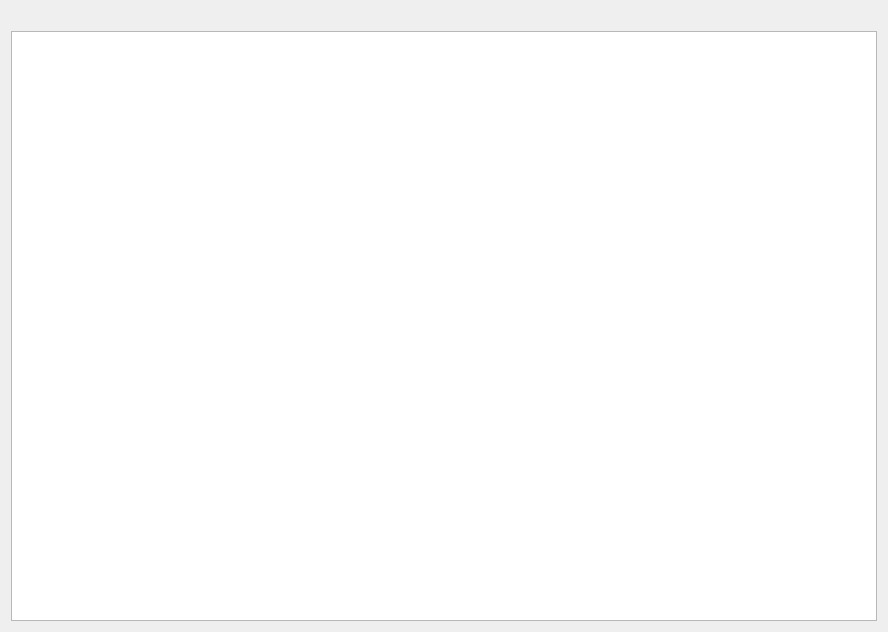
<?xml version="1.0" encoding="UTF-8"?>
<ui version="4.0">
 <class>Form</class>
 <widget class="QWidget" name="Form">
  <property name="geometry">
   <rect>
    <x>0</x>
    <y>0</y>
    <width>888</width>
    <height>632</height>
   </rect>
  </property>
  <property name="windowTitle">
   <string>Form</string>
  </property>
  <layout class="QVBoxLayout" name="verticalLayout">
   <item>
    <widget class="QLabel" name="title">
     <property name="text">
      <string/>
     </property>
    </widget>
   </item>
   <item>
    <widget class="QTableWidget" name="places"/>
   </item>
  </layout>
 </widget>
 <resources/>
 <connections/>
</ui>
